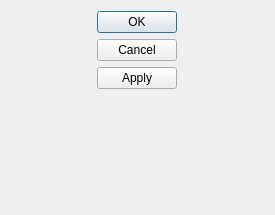
<?xml version="1.0" encoding="UTF-8"?>
<ui version="4.0">
 <class>DialogPmdPico</class>
 <widget class="QDialog" name="DialogPmdPico">
  <property name="geometry">
   <rect>
    <x>0</x>
    <y>0</y>
    <width>275</width>
    <height>215</height>
   </rect>
  </property>
  <property name="windowTitle">
   <string>Dialog</string>
  </property>
  <layout class="QHBoxLayout" name="horizontalLayout_2">
   <item>
    <layout class="QVBoxLayout" name="verticalLayout"/>
   </item>
   <item>
    <widget class="QDialogButtonBox" name="buttonBox">
     <property name="locale">
      <locale language="German" country="Germany"/>
     </property>
     <property name="orientation">
      <enum>Qt::Vertical</enum>
     </property>
     <property name="standardButtons">
      <set>QDialogButtonBox::Apply|QDialogButtonBox::Cancel|QDialogButtonBox::Ok</set>
     </property>
    </widget>
   </item>
  </layout>
 </widget>
 <resources/>
 <connections/>
</ui>
